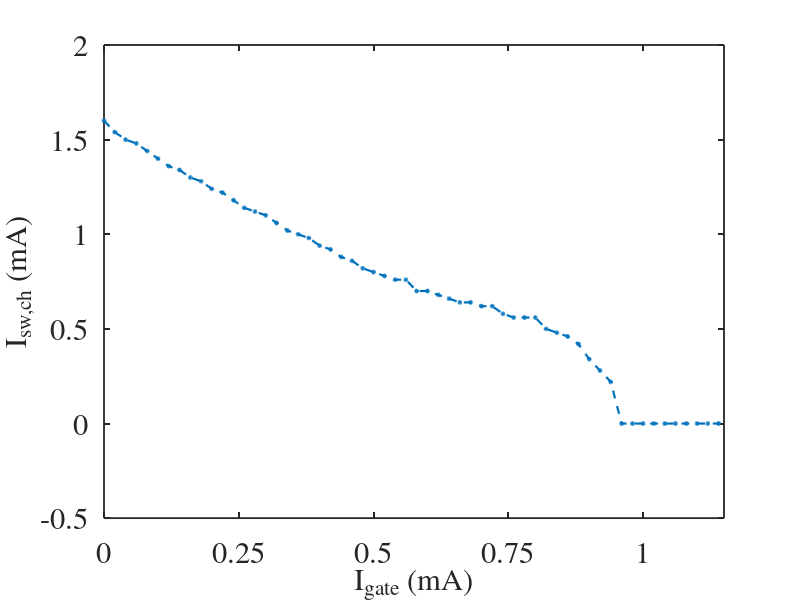

Write the MATLAB code that produced this figure.
clc;        clear;      close all;          

%%
load('LL_wTron_II.mat');
figure(1);      % subplot(3,1,[1,2]);
plot(Ib_gate*1e3,Isw_ch*1e3,'--o','Color',[0 0.4470 0.7410],'linewidth',1.6,'MarkerSize',2);
set(gca,'LineWidth',1.3,'fontsize',22,'FontName','times');    
xlabel('I_{gate} (mA)','FontSize',22);              xlim([0 1.15]);       xticks(0:0.25:1);      
ylabel('I_{sw,ch} (mA)','FontSize',22);      % yticks(0:0.5:3);
% ax = gcf;   exportgraphics(ax,'Fig4d.pdf','BackgroundColor','none');   